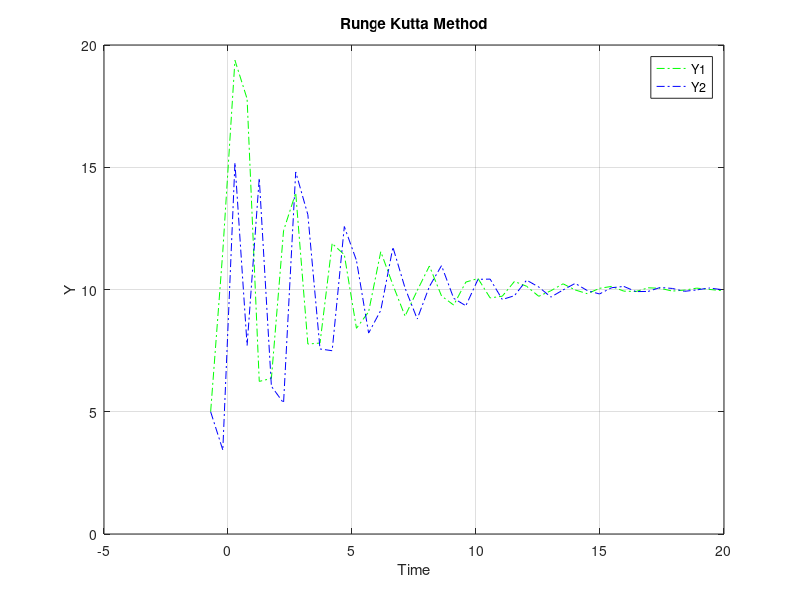
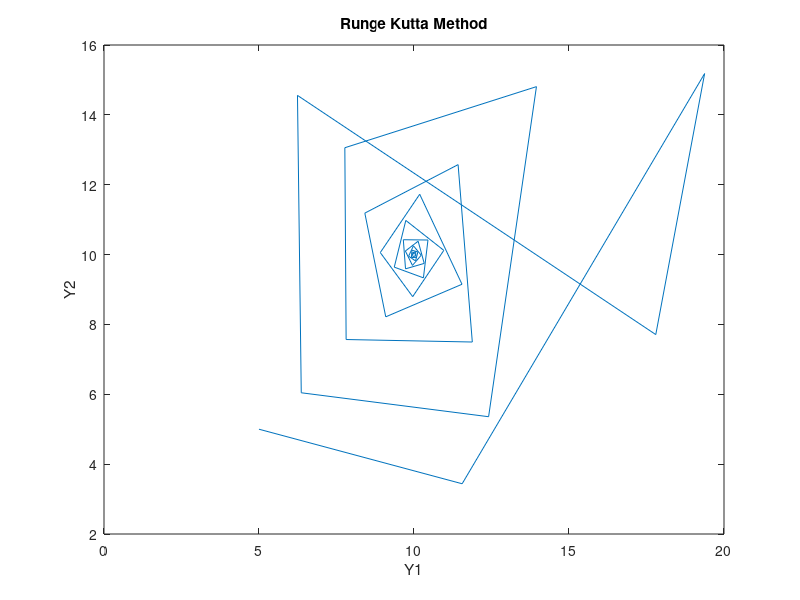

Write MATLAB code to recreate these figures, in order.
%========================== In The Name Of God ===========================%
%------------------------ Created by Mohsen Lotfi ------------------------%
%------------------------ Persian Gulf University ------------------------%
% Date: 2018/03/05 01:20:00 
% ======================================================================= %
clc
clear
close all
tic
a=2;b=0.2/2;c=3;d=0.3/3;   
h=0.7;
t1=0;
t2=30;
t=t1:h:t2;
n=floor((t2-t1)/h);
%------------------
Y1(1)=5;
Y2(1)=5;
X=zeros(n+1,1);
X(1)=0;
%-----------------
x(1)=10.0173+0.7372*sin((1.56^0.5)*t(1))-0.0166*sin((1.56^0.5)*t(1))*cos((1.56^0.5)*t(1))-0.0346*((cos((1.56^0.5)*t(1)))^2)+0.0173*cos((1.56^0.5)*t(1));
y(1)=11.7993-0.8371*cos((1.56^0.5)*t(1))-0.0197*sin((1.56^0.5)*t(1))*cos((1.56^0.5)*t(1))+0.0378*((cos((1.56^0.5)*t(1)))^2)+0.0197*sin((1.56^0.5)*t(1));
%-----------------
for i=1:n
    K1=h*(a*Y1(i)*(1-b*Y2(i)));
    L1=h*(c*Y2(i)*(d*Y1(i)-1));
    K2=h*(a*(Y1(i)+K1/2))*(1-b*(Y2(i)+L1/2));
    L2=h*(c*(Y2(i)+L1/2)*(d*(Y1(i)+K1/2)-1));
    K3=h*(a*(Y1(i)+K2/2))*(1-b*(Y2(i)+L2/2));
    L3=h*(c*(Y2(i)+L2/2)*(d*(Y1(i)+K2/2)-1));
    K4=h*(a*Y1(i)+K3)*(1-b*(Y2(i)+L3));
    L4=h*(c*(Y2(i)+L3)*(d*(Y1(i)+K3)-1));

    Y1(i+1)=Y1(i)+1/6*(K1+2*K2+2*K3+K4);
    Y2(i+1)=Y2(i)+1/6*(L1+2*L2+2*L3+L4);
    X(i+1)=h*(i);
    x(i+1,1)=10.0173+0.7372*sin((1.56^0.5)*t(i))-0.0166*sin((1.56^0.5)*t(i))*cos((1.56^0.5)*t(i))-0.0346*((cos((1.56^0.5)*t(i)))^2)+0.0173*cos((1.56^0.5)*t(i));
    Y(i+1,1)=11.7993-0.8371*cos((1.56^0.5)*t(i))-0.0197*sin((1.56^0.5)*t(i))*cos((1.56^0.5)*t(i))+0.0378*((cos((1.56^0.5)*t(i)))^2)+0.0197*sin((1.56^0.5)*t(i));
end
Error_Pray=((x-Y1(:,1))./x).*100;
Error_Predator=((Y-Y2(:,1))./Y).*100;
ErrorPray=(sum(abs(Error_Pray)))/length(x)
ErrorPredator=(sum(abs(Error_Predator)))/length(Y)

T=(X-1)*h;
figure(1)
plot(T,Y1,'-.g',T,Y2,'-.b');
title ( 'Runge Kutta Method' );
legend('Y1','Y2');
xlabel('Time')
ylabel('Y')
grid on
hleg2=legend('Y1','Y2');
figure(2)
plot (Y1,Y2);
title ( 'Runge Kutta Method' );
xlabel ( 'Y1' );
ylabel ( 'Y2' );
toc
